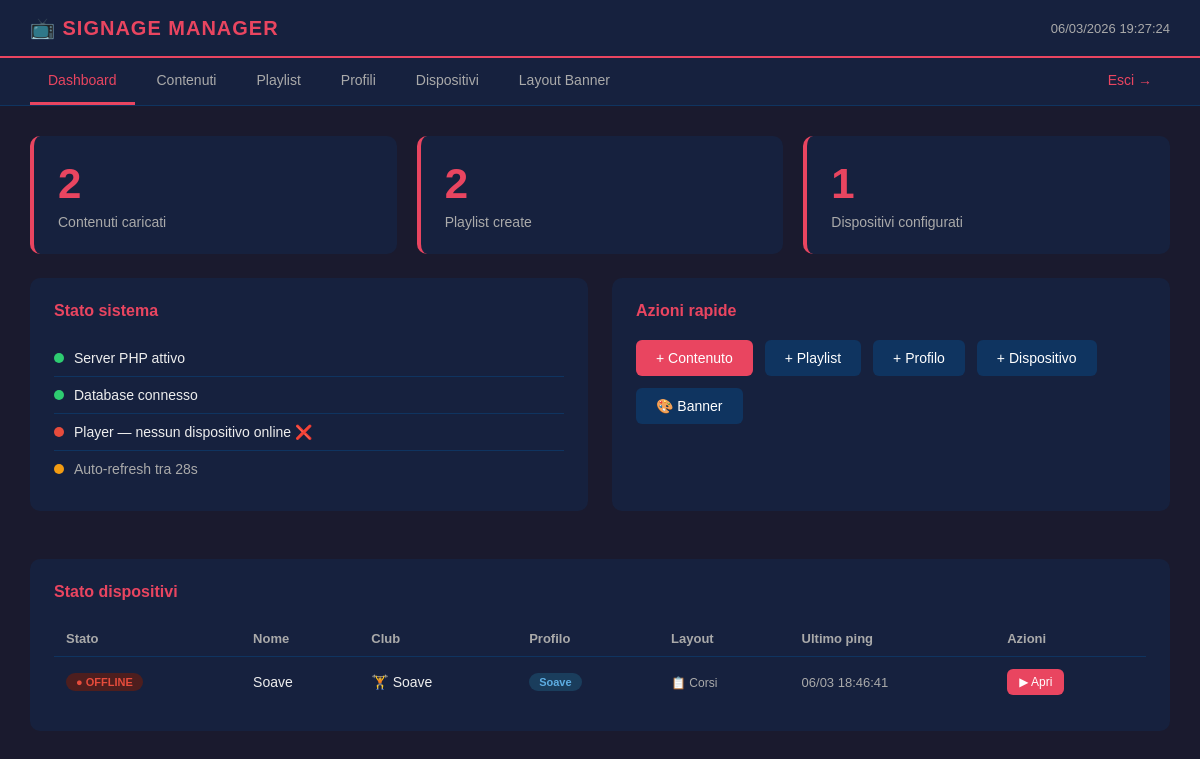
/ (signed in), run on an earlier commit of the app's database.
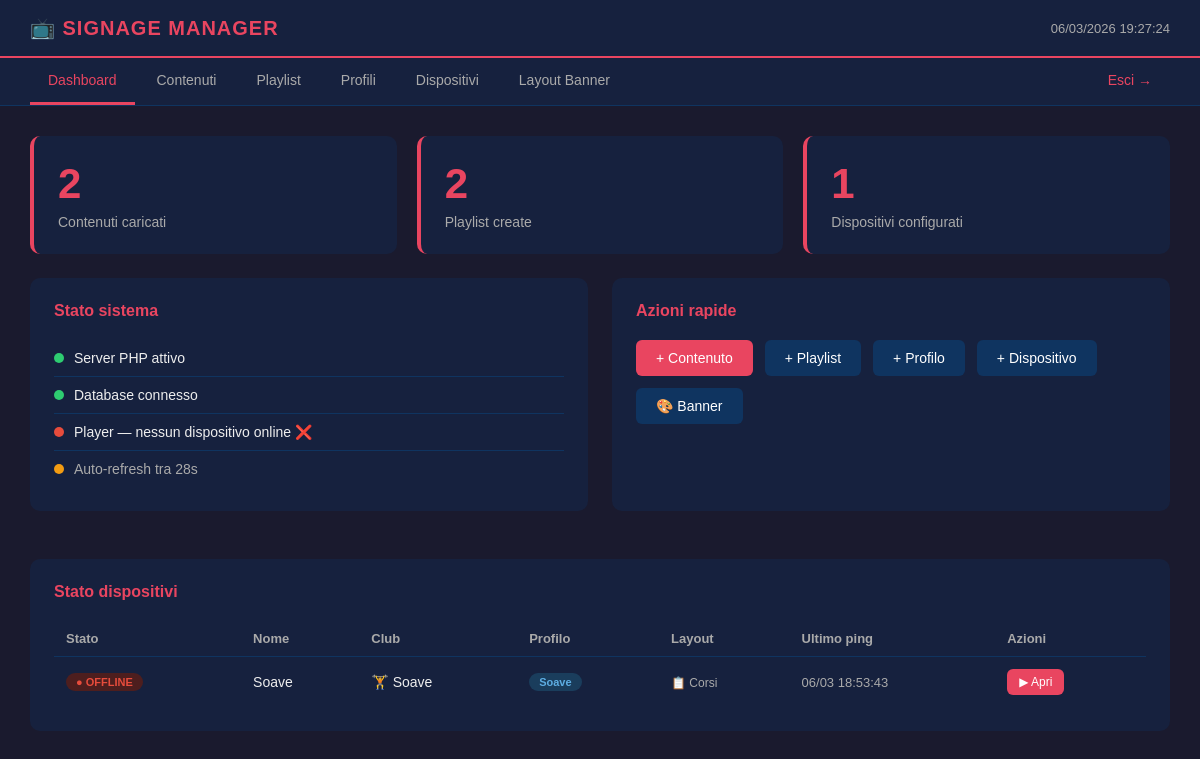
And on a later commit of the database.
### tables this page shows
CREATE TABLE dispositivi (
    id INTEGER PRIMARY KEY AUTOINCREMENT,
    nome TEXT NOT NULL,
    club TEXT NOT NULL,
    token TEXT UNIQUE NOT NULL,
    profilo_id INTEGER,
    stato TEXT DEFAULT 'offline',
    ultimo_ping DATETIME,
    creato_il DATETIME DEFAULT CURRENT_TIMESTAMP, layout TEXT DEFAULT 'standard',
    FOREIGN KEY(profilo_id) REFERENCES profili(id) ON DELETE SET NULL
);

CREATE TABLE profili (
    id INTEGER PRIMARY KEY AUTOINCREMENT,
    nome TEXT NOT NULL,
    banner_attivo INTEGER DEFAULT 1,
    creato_il DATETIME DEFAULT CURRENT_TIMESTAMP
);

### index.php (the view, shortened to what the changed rows need)
<?php
$db = getDB();
$dispositivi = $db->query("
    SELECT d.*, p.nome as profilo_nome
    FROM dispositivi d
    LEFT JOIN profili p ON p.id = d.profilo_id
    ORDER BY d.club
")->fetchAll(PDO::FETCH_ASSOC);
require_once 'includes/header.php';
?>
<div class="container">
    <div class="grid-top">
        <div class="box">
            <h2>Stato sistema</h2>
        </div>
        <div class="box">
            <h2>Azioni rapide</h2>
        </div>
    </div>
    <div class="box">
        <h2>Stato dispositivi</h2>
        <?php if (empty($dispositivi)): ?>
            <div class="vuoto">Nessun dispositivo ancora. <a href="/dispositivi.php" style="color:#e94560;">Aggiungine uno</a></div>
        <?php else: ?>
        <table>
            <tr>
                <th>Stato</th>
                <th>Nome</th>
                <th>Club</th>
                <th>Profilo</th>
                <th>Layout</th>
                <th>Ultimo ping</th>
                <th>Azioni</th>
            </tr>
            <?php foreach ($dispositivi as $d):
                $online = $d['stato'] === 'online' &&
                          $d['ultimo_ping'] &&
                          strtotime($d['ultimo_ping']) > strtotime('-2 minutes');
                $layout_url = ($d['layout'] ?? 'standard') === 'corsi' ? '/player/corsi.php' : '/player/';
            ?>
            <tr>
                <td><span class="badge <?php echo $online ? 'badge-online' : 'badge-offline'; ?>">
                    <?php echo $online ? '● ONLINE' : '● OFFLINE'; ?>
                </span></td>
                <td><?php echo htmlspecialchars($d['nome']); ?></td>
                <td>🏋️ <?php echo htmlspecialchars($d['club']); ?></td>
                <td>
                    <?php if ($d['profilo_nome']): ?>
                        <span class="badge badge-profilo"><?php echo htmlspecialchars($d['profilo_nome']); ?></span>
                    <?php else: ?>
                        <span style="color:#555;">Nessuno</span>
                    <?php endif; ?>
                </td>
                <td>
                    <span style="font-size:12px; color:#aaa;">
                        <?php echo ($d['layout'] ?? 'standard') === 'corsi' ? '📋 Corsi' : '📺 Standard'; ?>
                    </span>
                </td>
                <td style="color:#aaa; font-size:13px;">
                    <?php echo $d['ultimo_ping'] ? date('d/m H:i:s', strtotime($d['ultimo_ping'])) : '—'; ?>
                </td>
                <td>
                    <a href="<?php echo $layout_url; ?>?token=<?php echo $d['token']; ?>"
                       target="_blank" class="btn btn-sm">▶ Apri</a>
                </td>
            </tr>
            <?php endforeach; ?>
        </table>
        <?php endif; ?>
    </div>
</div>
<?php require_once 'includes/footer.php'; ?>

What changed in the data, as far as the page shows it:
changed dispositivi "Soave": ultimo_ping "06/03 18:46:41" → "06/03 18:53:43"
